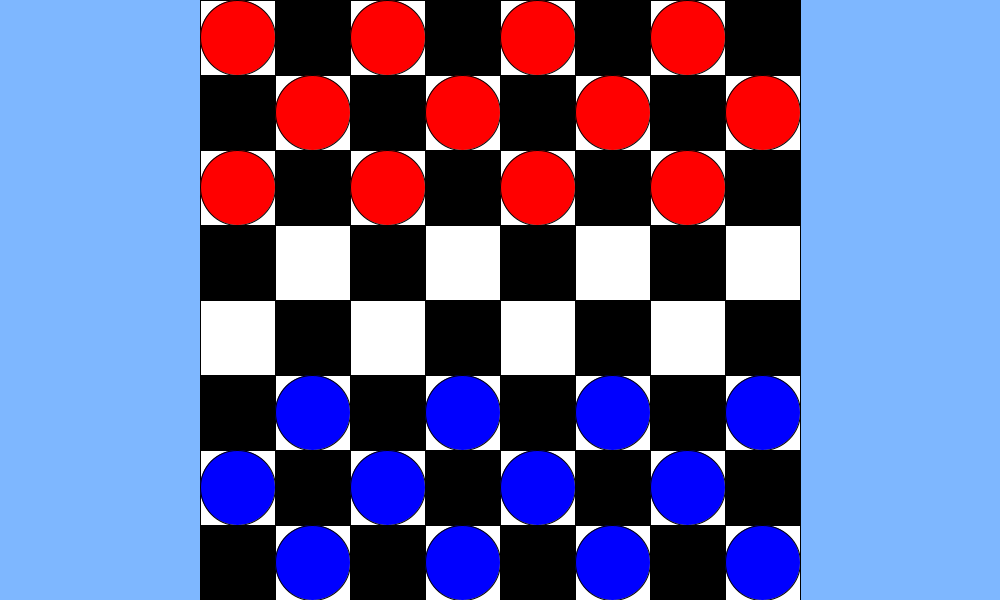
Frame 1 (no input)
Frame 60 (the mouse pressed at the canvas centre just before this capture): identical to frame 1, image omitted
Frame 120 (the mouse held since frame 60 and released just before this capture): identical to frame 1, image omitted

The Processing sketch that drew this single still picture (run headless with seeded random() and noise(); from frame 60 on, the mouse is pressed at the canvas centre):

// Processing sketch: Checkerboard_with_selector
// ── Checkerboard_with_selector.pde
int count = 24;
int cols=8;
int rows=8;
int w = (600)/cols;
int h = (height)/rows;
Cell[][] board = new Cell[cols][rows];  
Checker [] checkers = new Checker [count];
void setup() {   
  size(1000, 600);
  int w = (600)/cols;
  int h = (height)/rows;
  for (int i = 0; i < cols; i++) {
    for (int j = 0; j < rows; j++) {
      board[i][j] = new Cell(i*w+200, j*h, w, h, 0);
    }
  }
  //first row red
  checkers [0] = new Checker (200, 0);
  checkers [1] = new Checker (350, 0);
  checkers [2] = new Checker (500, 0);
  checkers [3] = new Checker (650, 0);
  //second row red
  checkers [8] = new Checker (275, 75);
  checkers [9] = new Checker (425, 75);
  checkers [10] = new Checker (575, 75);
  checkers [11] = new Checker (725, 75);
  //third row red
  checkers [4] = new Checker (200, 150);
  checkers [5] = new Checker (350, 150);
  checkers [6] = new Checker (500, 150);
  checkers [7] = new Checker (650, 150);
  //first row blue
  checkers [12] = new Checker (275, height-75);
  checkers [13] = new Checker (425, height-75);
  checkers [14] = new Checker (575, height-75);
  checkers [15] = new Checker (725, height-75);
  //second row blue
  checkers [20] = new Checker (200, height-150);
  checkers [21] = new Checker (350, height-150);
  checkers [22] = new Checker (500, height-150);
  checkers [23] = new Checker (650, height-150);
  //third row blue 
  checkers [16] = new Checker (275, height-225);
  checkers [17] = new Checker (425, height-225);
  checkers [18] = new Checker (575, height-225);
  checkers [19] = new Checker (725, height-225);
}

void draw () {
  background(126, 183, 255);
  for (int i = 0; i < cols; i++) {
    for (int j = 0; j < rows; j++) {
      board[i][j].display();
    }
  }
  for (int i = 0; i<count;i++) {
    checkers[i].display();
    checkers [i].check();
  }
}

class Cell {   
  float x, y;
  float w, h;
  int state;

  Cell (float tx, float ty, float tw, float th, int ts) {
    x=tx;
    y=ty;
    w=tw;
    h=th;
    state=ts;
  }

  void display() {
    if (x%2==0 && y%2>0) {
      fill (0);
    }
    else if (x%2>0 && y%2==0) {
      fill (0);
    }
    else {
      fill (255);
    }
    rect(x, y, w, h);
  }
}


class Checker {
  float x, y;
  float w, h;
  color c;

  Checker (float tx, float ty) {
    x=tx;
    y=ty;
    w=(600)/cols;
    h=(height)/rows;
    if (y<height/2) {
      c=color (255, 0, 0);
    }
    else {
      c=color (0, 0, 255);
    }
  }

  void display () {
    fill (c);
    ellipse(x+w/2, y+h/2, w, h);
  }
  void check () {
    if ((dist(x,y,mouseX,mouseY)<w/2+h/2)&&mousePressed) {
      print("KAITLIN AND THE CHANSTERS");
      c=color (0,255,0);
    }
    else {}
  }
}
